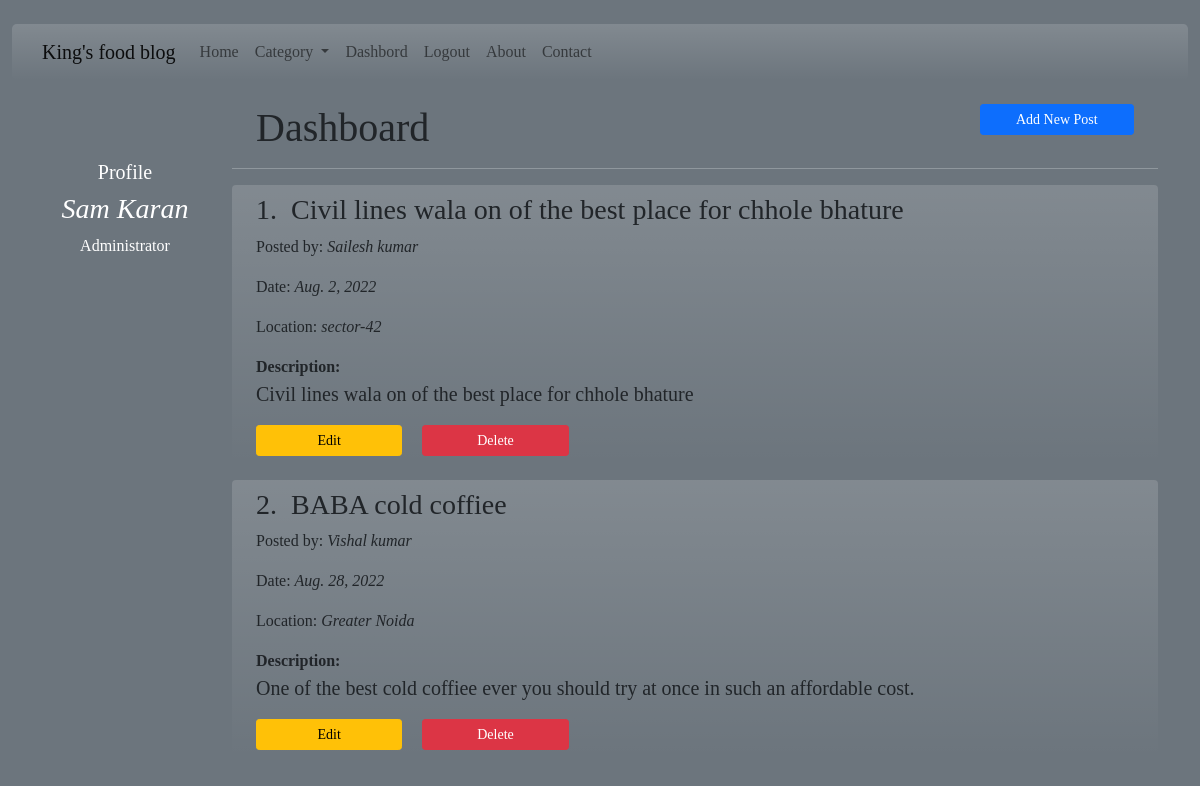
The page /dashboard/ (signed in) on the database its author committed.
### app/models.py (models this page shows, shortened)
class Post(models.Model):
    title = models.CharField(max_length=200)
    uname = models.CharField(max_length=100)
    author = models.CharField(max_length=100)
    date = models.DateField(auto_now_add=True)
    location = models.CharField(max_length=150)
    description = models.TextField()

### app/views.py (the view)
# urls.py: path('dashboard/', views.dashboard, name='dashboard'),
def dashboard(request):
    if request.user.is_authenticated:
        posts = Post.objects.all()
        user = request.user
        full_name = user.get_full_name()
        gps = user.groups.all()
        return render(request, 'foodblogapp/dashboard.html',
                      {'posts': posts, 'full_name': full_name, 'groups': gps})
    else:
        return HttpResponseRedirect('/')

### templates/foodblogapp/dashboard.html (shortened to what this page needs)
{% extends 'foodblogapp/base.html' %}
{% load static %}
{% block side %}
<div class="col-sm-2 text-white my-5 text-center">
    <h5 class="my-2">Profile</h5>
    {% if full_name %}
    <h3 class="text-white text-capitalize"><em>{{full_name}}</em></h3>
    {%else%}
    <span class="text-white text-capitalize">Profile not set</span>
    {% endif %}
    {% for gps in groups %}
    <p class="text-white">{{gps.name}}</p>
    {% endfor %}
</div>
{% endblock side %}
{% block content %}
<div class="container col-sm-10">
    <div class="col-sm-12">
        <span class="display-6 mx-4">Dashboard</span>
        <a href="{% url 'add_post' %}" class="btn btn-primary btn-sm col-sm-2 mx-4 float-end">Add New Post</a>
        <hr class="mb-1 bg-light">
        {%if posts %}
        {%for post in posts %}
        <div class="jumbotron bg-secondary bg-gradient mt-3 rounded px-4 py-2">
            <h3 class=" strong ">{{post.id}}. &nbsp;{{post.title}}</h3>
            <p class="strong">Posted by: <em> {{post.author}}</em></p>
            <p>Date:<em> {{post.date}}</em></p>
            <p>Location: <em>{{post.location}}</em></p>
            <strong>Description:</strong>
            <p class="lead">{{post.description}}</p>
            <a href="{% url 'update_post' post.id %}" class="btn btn-warning btn-sm col-sm-2">Edit</a>
            {% if perms.foodblogapp.delete_post %}
            <form action="{% url 'delete_post' post.id %}" method="post" class="d-inline">
                <input type="submit" class="btn btn-danger btn-sm col-sm-2 mx-3" value="Delete">
            </form>
            {% endif %}
        </div>
        {% endfor %}
        {% else %}
        <div class="alert alert-warning alert-dismissible fade show my-2 text-center" role="alert">
            <strong>You have not posted yet.</strong>
            <button type="button" class="btn-close" data-bs-dismiss="alert" aria-label="Close"></button>
        </div>
        {% endif %}
    </div>
</div>
{% endblock content %}

### static/css/style.css (style rules this page uses)
body { font-family: 'Enriqueta', serif; }

### rows shown on the page
Post: id "1", title "Civil lines wala on of the best place for chhole bhature", author "Sailesh kumar", date "Aug. 2, 2022", location "sector-42", description "Civil lines wala on of the best place for chhole bhature"
Post: id "2", title "BABA cold coffiee", author "Vishal kumar", date "Aug. 28, 2022", location "Greater Noida", description "One of the best cold coffiee ever you should try at once in such an affordable cost."

### other values the page prints
{{ full_name }} "Sam Karan"
{{ gps.name }} "Administrator"
